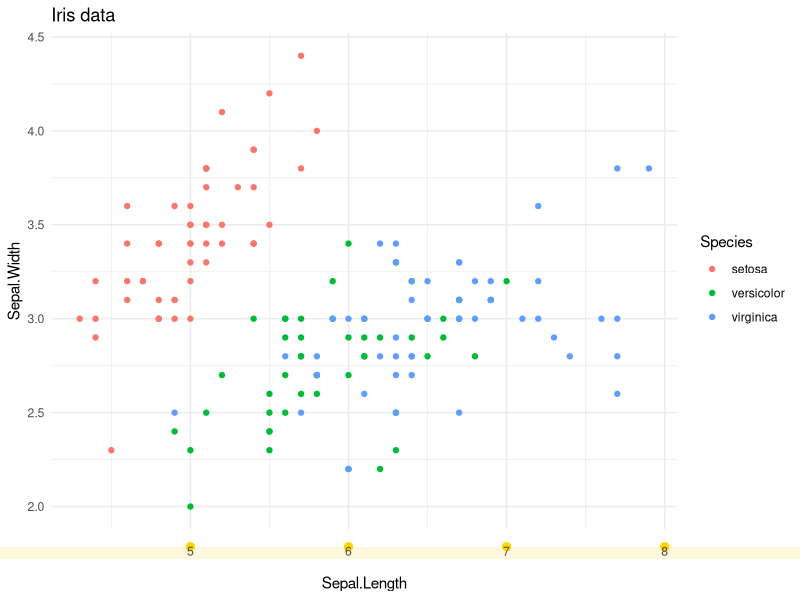
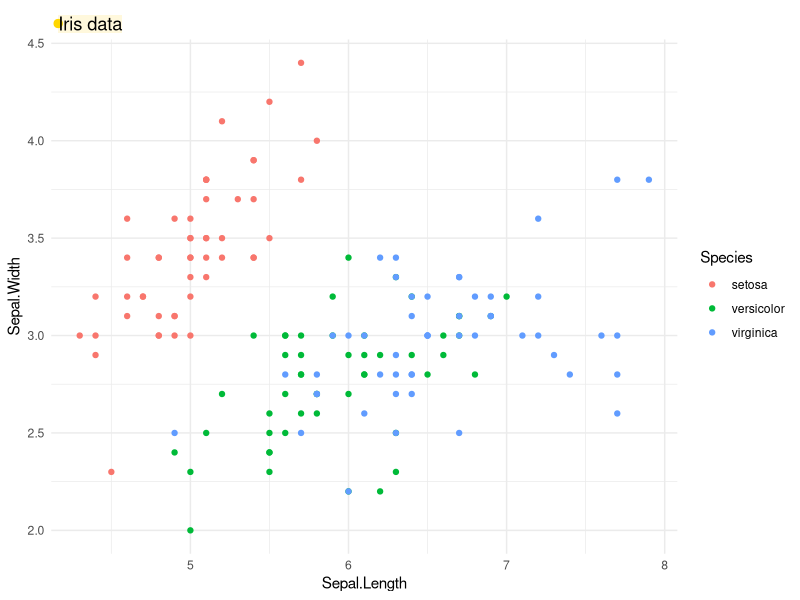
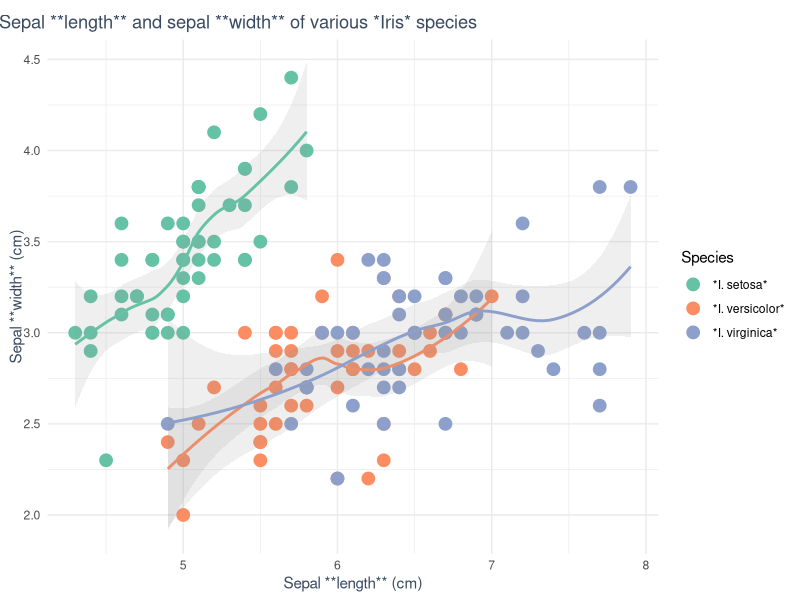

Here is the R script that generated these plots, in order:
library(ggplot2)
library(grid)
library(gridtext)
library(rlang)
library(tibble)

# define new theme element that inherits from `element_text()`
element_label <- function(family = NULL, face = NULL, colour = NULL, size = NULL,
                          hjust = NULL, vjust = NULL, angle = NULL, lineheight = NULL,
                          color = NULL, margin = NULL,
                          debug = FALSE, inherit.blank = FALSE) {
  if (!is.null(color))
    colour <- color
  structure(
    list(
      family = family, face = face, colour = colour,
      size = size, hjust = hjust, vjust = vjust, angle = angle,
      lineheight = lineheight, margin = margin, debug = debug,
      inherit.blank = inherit.blank),
    class = c("element_label", "element_text", "element")
  )
}

# helper function to set up data frame with graphical parameters
list_to_table <- function(l) {
  lengths <- vapply(l, length, numeric(1))

  # remove length 0 cases
  l[lengths == 0L] <- NULL

  do.call(tibble, l)
}

# rendering of the theme element is handled by `labels_grob()`
element_grob.element_label <- function(element, label = "", x = NULL, y = NULL,
                                       family = NULL, face = NULL, colour = NULL, size = NULL,
                                       hjust = NULL, vjust = NULL, angle = NULL, lineheight = NULL,
                                       margin = NULL, margin_x = FALSE, margin_y = FALSE, ...) {
  if (is.null(label))
    return(ggplot2:::zeroGrob())

  vj <- vjust %||% element$vjust
  hj <- hjust %||% element$hjust
  margin <- margin %||% element$margin %||% ggplot2::margin(0, 0, 0, 0)
  angle <- angle %||% element$angle %||% 0

  x <- x %||% hj
  if (!is.unit(x))
    x <- unit(x, "npc")
  y <- y %||% vj
  if (!is.unit(y))
    y <- unit(y, "npc")

  # The gp settings can override element_gp
  gp <- gpar(
    fontsize = size %||% element$size,
    col = colour %||% element$colour,
    fontfamily = family %||% element$family,
    fontface = face %||% element$face,
    lineheight = lineheight %||% element$lineheight
  )

  gl <- list(
    label = label,
    x = x,
    y = y,
    hjust = hj,
    vjust = vj,
    angle = angle,
    color = gp$col,
    fontsize = gp$fontsize,
    fontfamily = gp$fontfamily,
    fontface = gp$fontface,
    lineheight = gp$lineheight,
    padding = list(margin)
  )
  label_data <- list_to_table(gl)

  labels_grob(label_data, debug = element$debug)
}

# draw plot with alternative axis rendering
ggplot(iris, aes(Sepal.Length, Sepal.Width, color = Species)) +
  geom_point() +
  ggtitle("Iris data") +
  theme_minimal() +
  theme(
    axis.text.x = element_label(
      hjust = 0.5, vjust = 1, angle = 0, debug = TRUE,
      margin = ggplot2::margin(10, 2, 10, 2)
    )
  )

# draw plot with alternative title rendering
ggplot(iris, aes(Sepal.Length, Sepal.Width, color = Species)) +
  geom_point() +
  ggtitle("Iris data") +
  theme_minimal() +
  theme(
    plot.title = element_label(
      hjust = 0, vjust = 0.5, angle = 0, debug = TRUE,
      margin = ggplot2::margin(5, 5, 5, 5)
    )
  )

library(ggplot2)
library(grid)
library(gridtext)
library(rlang)

# define new theme element that inherits from `element_text()`
element_markdown <- function(family = NULL, face = NULL, colour = NULL, size = NULL,
                          hjust = NULL, vjust = NULL, angle = NULL, lineheight = NULL,
                          color = NULL, margin = NULL,
                          debug = FALSE, inherit.blank = FALSE) {
  if (!is.null(color))
    colour <- color
  structure(
    list(
      family = family, face = face, colour = colour,
      size = size, hjust = hjust, vjust = vjust, angle = angle,
      lineheight = lineheight, margin = margin, debug = debug,
      inherit.blank = inherit.blank),
    class = c("element_markdown", "element_text", "element")
  )
}

# rendering of the theme element is handled by `rich_text_grob()`
element_grob.element_markdown <- function(element, label = "", x = NULL, y = NULL,
                                          family = NULL, face = NULL, colour = NULL, size = NULL,
                                          hjust = NULL, vjust = NULL, angle = NULL, lineheight = NULL,
                                          margin = NULL, margin_x = FALSE, margin_y = FALSE, ...) {
  if (is.null(label))
    return(ggplot2:::zeroGrob())

  vj <- vjust %||% element$vjust
  hj <- hjust %||% element$hjust
  margin <- margin %||% element$margin %||% ggplot2::margin(0, 0, 0, 0)
  angle <- angle %||% element$angle %||% 0

  x <- x %||% hj
  if (!is.unit(x))
    x <- unit(x, "npc")
  y <- y %||% vj
  if (!is.unit(y))
    y <- unit(y, "npc")

  # The gp settings can override element_gp
  gp <- gpar(
    fontsize = size %||% element$size,
    col = colour %||% element$colour,
    fontfamily = family %||% element$family,
    fontface = face %||% element$face,
    lineheight = lineheight %||% element$lineheight
  )

  rich_text_grob(
    label, x = x, y = y, hjust = hj, vjust = vj, rot = angle,
    padding = margin, gp = gp
  )
}

ggplot(iris, aes(Sepal.Length, Sepal.Width, color = Species)) +
  geom_point(show.legend=TRUE, size = 4) +
  scale_color_brewer(
    palette = "Set2",
    labels = c("*I. setosa*", "*I. versicolor*", "*I. virginica*")
  ) +
  labs(
    title = "Sepal **length** and sepal **width** of various *Iris* species",
    x = "Sepal **length** (cm)", y = "Sepal **width** (cm)"
  ) +
  geom_smooth(show.legend = FALSE, alpha = 0.15) +
  theme_minimal() +
  theme(
    plot.title = element_markdown(
      colour = "#3A4A60",
      margin = ggplot2::margin(5, 0, 5, -35),
      lineheight = 1.2
    ),
    legend.text = element_markdown(),
    axis.title.x = element_markdown(colour = "#3A4A60"),
    axis.title.y = element_markdown(
      colour = "#3A4A60",
      vjust = 0.5, hjust = 0.5,
      margin = margin(b = 5.5)
    )
  )

